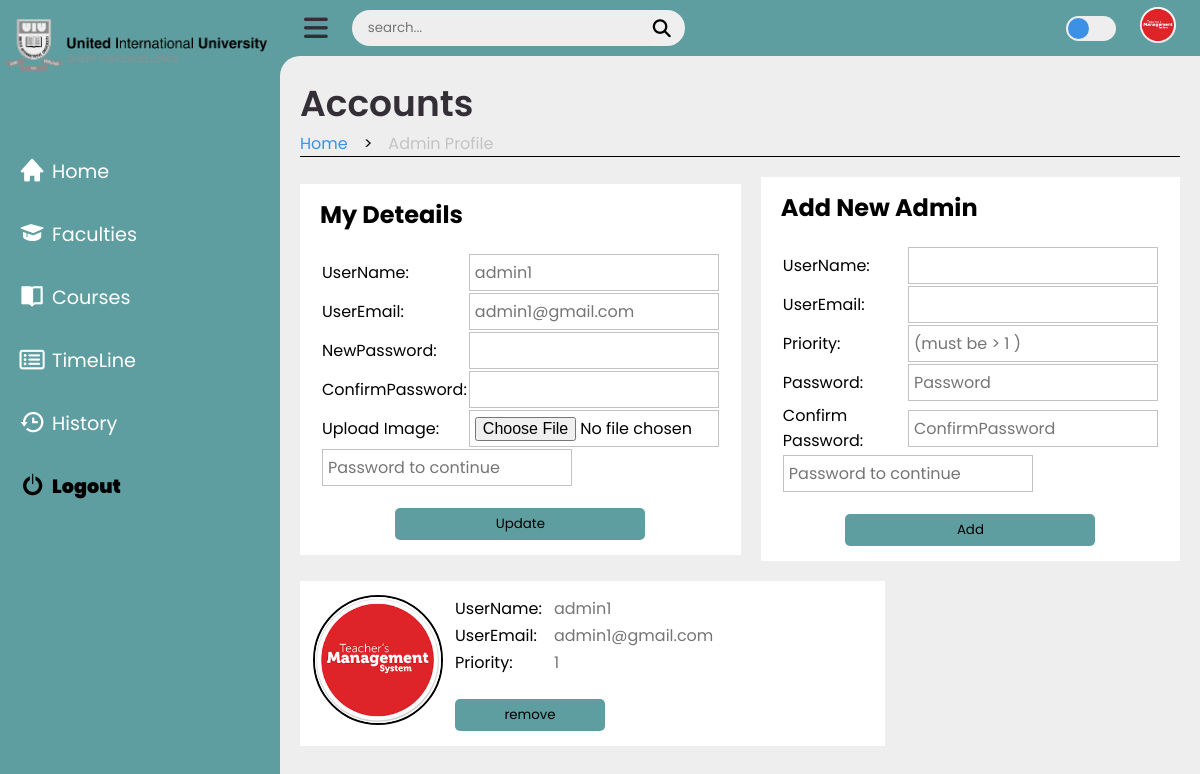
/accounts/account.php (signed in), run on the app's committed database.
### tables this page shows
CREATE TABLE `accounts` (
  `ac_id` int(2) NOT NULL,
  `username` varchar(35) NOT NULL,
  `useremail` varchar(50) NOT NULL,
  `userpassword` varchar(255) NOT NULL,
  `priority` int(3) NOT NULL,
  `img` varchar(255) NOT NULL
);

### accounts/fetch_info_BE.php (called while the page is built, shortened)
<?php
    include('/xampp/htdocs/web_Progrmming_project/db_con.php');
    if (isset($_SESSION['ac_id']) && isset($_SESSION['prior'])) {
        $ac_id = $_SESSION['ac_id'];
        $prior = $_SESSION['prior'];
        $sql = "SELECT username, useremail, img FROM accounts WHERE ac_id = $ac_id AND priority = $prior";
        $result = mysqli_query($con, $sql);
            if (mysqli_num_rows($result) == 1) {
                $row = mysqli_fetch_array($result);
                $username = $row['username'];
                $useremail = $row['useremail'];
                $img = $row['img'];
            } else {
                $_SESSION['red'] = "Warning: Failed to fetch data";
                exit(0);
            }
        } else {
            $_SESSION['red'] = "Warning: Please Login First";
            header("Location: /log_Sign/Login.php");
            exit(0);
    }
?>

### accounts/account.php (the view, shortened to what this page needs)
<?php
    include('/xampp/htdocs/web_Progrmming_project/accounts/fetch_info_BE.php');
?>
<!DOCTYPE html>
<html lang="en">
  <head>
    <link rel="stylesheet" href="https://cdnjs.cloudflare.com/ajax/libs/font-awesome/6.4.0/css/all.min.css"/>
    <link href="https://cdn.jsdelivr.net/npm/remixicon@3.5.0/fonts/remixicon.css" rel="stylesheet"/>
    <link rel="stylesheet" href="https://cdn.jsdelivr.net/npm/swiper@10/swiper-bundle.min.css"/>
    <link href='https://unpkg.com/boxicons@2.1.4/css/boxicons.min.css' rel='stylesheet'>
    <link rel="stylesheet" href="/accounts/account.css">
  </head>
  <body>
    <section class="sidebar">
        <a href="#" class="logo">
            <img src="/Resource/UIU_logo_Long.png"/>
        </a>
            <ul class="side-menu top">
                <li>
                <a href="/home/Home.php" class="nav-link">
                    <i style="font-size: 1.7rem;" class='bx bxs-home' ></i>
                    <span class="text">Home</span>
                </a>
                </li>
                <li>
                <a href="/faculty/Faculty.php" class="nav-link">
                    <i style="font-size: 1.7rem;" class='bx bxs-graduation' ></i>
                    <span class="text">Faculties</span>
                </a>
                </li>
                <li>
                <a href="/course/course.php" class="nav-link">
                    <i style="font-size: 1.6rem;" class='bx bxs-book-open'></i>
                    <span class="text">Courses</span>
                </a>
                </li>
                <li>
                <a href="/timeline/timeline.php" class="nav-link">
                    <i style="font-size: 1.4rem;" class="fa-regular fa-rectangle-list"></i>
                    <span class="text">TimeLine</span>
                </a>
                </li>
                <li>
                    <a href="/history/history.php" class="nav-link">
                        <i style="font-size: 1.7rem;" class='bx bx-history' ></i>
                        <span class="text">History</span>
                    </a>
                </li>
                <li>
                <a href="/log_Sign/logout_BE.php" class="logout">
                    <i style="font-size: 1.7rem; font-weight:900;" class='bx bx-power-off' ></i>
                    <span class="text">Logout</span>
                </a>
                </li>
            </ul>
        </section>
    <section class="content">
        <nav class="e">
            <i class="fas fa-bars menu-btn"></i>
            <form action="#">
                <div class="form-input">
                    <input type="search" placeholder="search..." />
                    <button class="search-btn">
                    <i class="fas fa-search search-icon"></i>
                    </button>
                </div>
            </form>
            <label for="switch-mode" class="switch-mode"></label>
            <a href="#" class="profile"><img src="<?php echo $img ?>" alt="profile"/></a>
        </nav>
      <main>
        <div class="head-title">
            <div class="left">
                <h1>Accounts</h1>
                <ul class="breadcrumb">
                    <li><a class="active" href="/home/Home.php">Home</a></li>
                    <li>></li>
                    <li><a href="#">Admin Profile</a></li>
				</ul>
            </div>
        </div>
        <div class="container">
            <div class="acts">
                <div class="saaa">
                    <h1>My Deteails</h1>
                    <form action="/accounts/update_info_BE.php" method="POST" enctype="multipart/form-data">
                        <table>
                            <tr>
                                <td>UserName: </td>
                                <td><input type="text" name="username" placeholder="<?php echo $username ?>" autocomplete="off"></td>
                            </tr>
                            <tr>
                                <td>UserEmail: </td>
                                <td><input type="email" name="useremail" placeholder="<?php echo $useremail ?>" autocomplete="off"></td>
                            </tr>
                            <tr>
                                <td>NewPassword: </td>
                                <td><input type="password" name="newpass"></td>
                            </tr>
                            <tr>
                                <td>ConfirmPassword: </td>
                                <td><input type="password" name="Password"></td>
                            </tr>
                            <tr>
                                <td>Upload Image: </td>
                                <td><input type="file" name="image" accept="image/*"></td>
                            </tr>
                            <tr>
                                <td colspan="2" align="left"><input type="password" name="userpassword" placeholder="Password to continue" required></td>
                            </tr>
                            <tr>
                                <td colspan="2" align="center"><button type="submit" name="submit1">Update</button></td>
                            </tr>
                        </table>
                    </form>
                </div>
                <div class="saaa">
                    <h1>Add New Admin</h1>
                    <form action="/accounts/add_admin_BE.php" method="POST">
                        <table>
                            <tr>
                                <td>UserName: </td>
                                <td><input type="text" name="username" autocomplete="off" required></td>
                            </tr>
                            <tr>
                                <td>UserEmail: </td>
                                <td><input type="email" name="useremail" autocomplete="off" required></td>
                            </tr>
                            <tr>
                                <td>Priority: </td>
                                <td><input type="text" name="priority" placeholder="<?php echo '(must be > '.$prior.' )' ?>" autocomplete="off" required></td>
                            </tr>
                            <tr>
                                <td>Password: </td>
                                <td><input type="password" name="Password" placeholder="Password" autocomplete="off" required></td>
                            </tr>
                            <tr>
                                <td>Confirm Password: </td>
                                <td><input type="password" name="ConfirmPassword" placeholder="ConfirmPassword" required></td>
                            </tr>
                            <tr>
                                <td colspan="2" align="left"><input type="password" name="userpassword" placeholder="Password to continue" required></td>
                            </tr>
                            <tr>
                                <td colspan="2" align="center"><button type="submit" name="submit2">Add</button></td>
                            </tr>
                        </table>
                    </form>
                </div>
            </div>
            <div class="accts">
                <?php
                    include('/xampp/htdocs/web_Progrmming_project/accounts/fetch_admins_BE.php');
                ?>
            </div>
        </div>
      </main>
    </section>
  </body>
</html>

### accounts/fetch_admins_BE.php (shortened to what this page needs)
<?php
    include('/xampp/htdocs/web_Progrmming_project/db_con.php');
    if (isset($_SESSION['ac_id']) && isset($_SESSION['username'])) {
        $sql = "SELECT * FROM accounts";
        $result = mysqli_query($con, $sql);
            if (mysqli_num_rows($result) > 0) {
                while ($row = mysqli_fetch_assoc($result)) {
                    echo  '<div class="sa">
                    <div>
                        <img src="' . $row['img'] . '" alt="">
                    </div>
                    <div class="saaa">
                        <form action="/accounts/remove_admin_BE.php" method="POST">
                            <table>
                                <tr>
                                    <td>UserName: </td>
                                    <td><input type="text" placeholder="'.$row['username'].'" disabled></td>
                                </tr>
                                <tr>
                                    <td>UserEmail: </td>
                                    <td><input type="text" placeholder="' . $row['useremail'] . '" disabled></td>
                                </tr>
                                <tr>
                                    <td>Priority: </td>
                                    <td><input type="text" placeholder="' . $row['priority'] . '" disabled></td>
                                </tr>
                                <tr>
                                    <td><input type="hidden" name="removed_id" value="'. $row['ac_id'] . '"></td>
                                </tr>
                                <tr>
                                        <td colspan="2" align="left"><button type="submit" name="btn">remove</button></td>
                                </tr>
                            </table>
                        </form>
                    </div>
                    </div>';
                }
            } else {
                echo "No Record Found";
            }
        } else {
            echo "Error to load session";
    }
?>

### data on the page
accounts: img (picture), username "admin1", useremail "admin1@gmail.com", priority "1"
